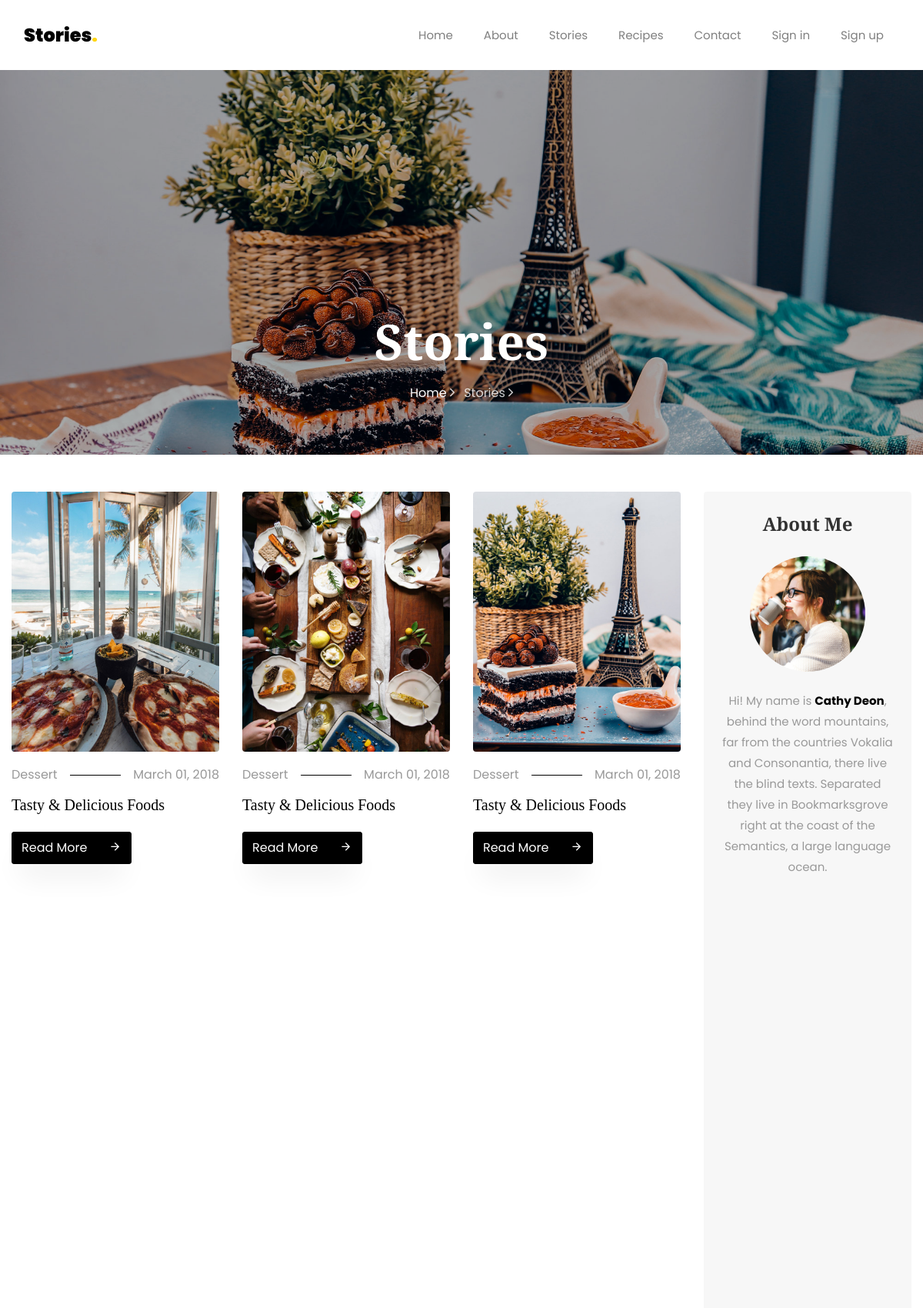
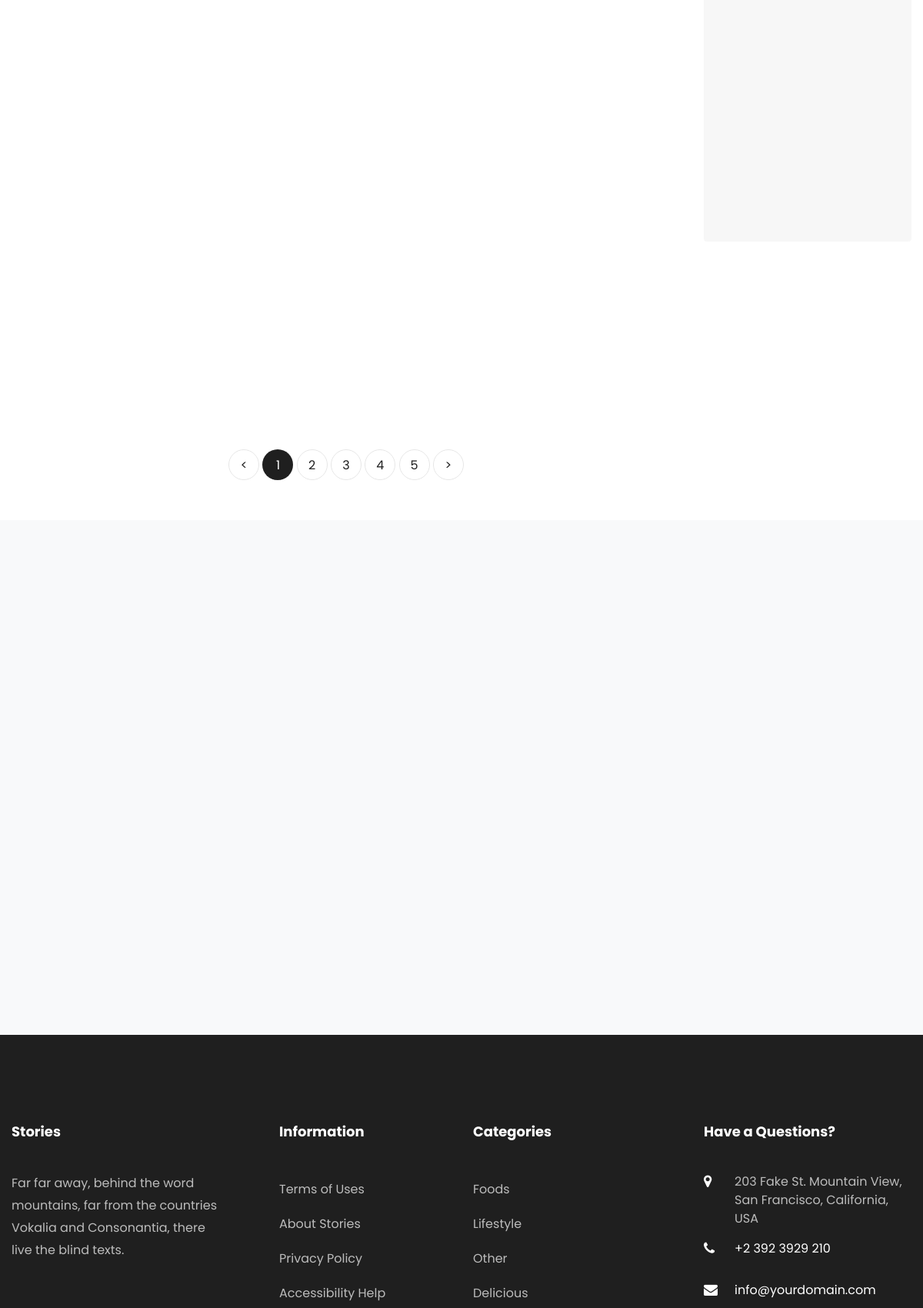
Screenshot of /stories/ (upper part) with the database file from the repository (2 pictures, top to bottom).
### stories/models.py (models this page shows, shortened)
class NavLinks(models.Model):
    title = models.CharField(max_length=255, blank=False, null=False)
    url = models.CharField(max_length=20, blank=True)
    active = models.BooleanField(default=True)
    create_at = models.DateTimeField(auto_now_add=True)
    updated_at = models.DateTimeField(auto_now=True)

class Category(models.Model):
    title = models.CharField(max_length=50, blank=False, null=True)
    image = models.ImageField(upload_to='categories')
    create_at = models.DateTimeField(auto_now_add=True)
    updated_at = models.DateTimeField(auto_now=True)

### stories/views.py (the view)
# urls.py: path('stories/',stories, name='stories'),
def stories(request):
    return render(request, 'stories/stories.html')

### stories/templatetags/base_filters.py (called while the page is built)
@register.simple_tag
def get_nav_links():
    return NavLinks.objects.filter(active=True)

@register.simple_tag
def get_categories():
    return Category.objects.all()

@register.simple_tag
def get_subscriber_form():
    return SubscriberForm()

### stories/templates/stories/stories.html (shortened to what this page needs)
{% extends 'base/index.html' %}
{% load static base_filters %}
{% block content %}
<section class="hero-wrap hero-wrap-2" style="background-image: url('{% static 'images/bg_4.jpg' %}');">
    <div class="overlay"></div>
    <div class="container">
        <div class="row no-gutters slider-text align-items-end justify-content-center">
            <div class="col-md-9 ftco-animate pb-5 text-center">
                <h1 class="mb-3 bread">Stories</h1>
                <p class="breadcrumbs"><span class="mr-2"><a href="index.html">Home <i
                        class="ion-ios-arrow-forward"></i></a></span> <span>Stories <i
                        class="ion-ios-arrow-forward"></i></span>
                </p>
            </div>
        </div>
    </div>
</section>
<section class="ftco-section">
    <div class="container">
        <div class="row">
            <div class="col-lg-9">
                <div class="row">
                    <div class="col-md-4 ftco-animate">
                        <div class="blog-entry">
                            <a href="single.html" class="img-2"><img src='{% static "images/blog-1.jpg" %}' class="img-fluid"
                                                                     alt="Colorlib Template"></a>
                            <div class="text pt-3">
                                <p class="meta d-flex"><span class="pr-3">Dessert</span><span class="ml-auto pl-3">March 01, 2018</span>
                                </p>
                                <h3><a href="single.html">Tasty &amp; Delicious Foods</a></h3>
                                <p class="mb-0"><a href="single.html" class="btn btn-black py-2">Read More <span
                                        class="icon-arrow_forward ml-4"></span></a></p>
                            </div>
                        </div>
                    </div>
                    <div class="col-md-4 ftco-animate">
                        <div class="blog-entry">
                            <a href="single.html" class="img-2"><img src='{% static "images/blog-2.jpg" %}' class="img-fluid"
                                                                     alt="Colorlib Template"></a>
                            <div class="text pt-3">
                                <p class="meta d-flex"><span class="pr-3">Dessert</span><span class="ml-auto pl-3">March 01, 2018</span>
                                </p>
                                <h3><a href="single.html">Tasty &amp; Delicious Foods</a></h3>
                                <p class="mb-0"><a href="single.html" class="btn btn-black py-2">Read More <span
                                        class="icon-arrow_forward ml-4"></span></a></p>
                            </div>
                        </div>
                    </div>
                    <div class="col-md-4 ftco-animate">
                        <div class="blog-entry">
                            <a href="single.html" class="img-2"><img src='{% static "images/blog-3.jpg" %}' class="img-fluid"
                                                                     alt="Colorlib Template"></a>
                            <div class="text pt-3">
                                <p class="meta d-flex"><span class="pr-3">Dessert</span><span class="ml-auto pl-3">March 01, 2018</span>
                                </p>
                                <h3><a href="single.html">Tasty &amp; Delicious Foods</a></h3>
                                <p class="mb-0"><a href="single.html" class="btn btn-black py-2">Read More <span
                                        class="icon-arrow_forward ml-4"></span></a></p>
                            </div>
                        </div>
                    </div>
                </div>
                <div class="row mt-5">
                    <div class="col text-center">
                        <div class="block-27">
                            <ul>
                                <li><a href="#">&lt;</a></li>
                                <li class="active"><span>1</span></li>
                                <li><a href="#">2</a></li>
                                <li><a href="#">3</a></li>
                                <li><a href="#">4</a></li>
                                <li><a href="#">5</a></li>
                                <li><a href="#">&gt;</a></li>
                            </ul>
                        </div>
                    </div>
                </div>
            </div>
            <div class="col-lg-3">
                <div class="sidebar-wrap">
                    <div class="sidebar-box p-4 about text-center ftco-animate">
                        <h2 class="heading mb-4">About Me</h2>
                        <img src='{% static "images/author.jpg" %}' class="img-fluid" alt="Colorlib Template">
                        <div class="text pt-4">
                            <p>Hi! My name is <strong>Cathy Deon</strong>, behind the word mountains, far from the
                                countries Vokalia and Consonantia, there live the blind texts. Separated they live in
                                Bookmarksgrove right at the coast of the Semantics, a large language ocean.</p>
                        </div>
                    </div>
                        {% get_categories as categories %}
                </div>
            </div>
        </div>
    </div>
</section>
<section class="ftco-subscribe ftco-section bg-light">
    <div class="overlay">
        <div class="container">
            <div class="row d-flex justify-content-center">
            </div>
        </div>
    </div>
</section>
{% endblock content %}

### templates/partials/header.html (shortened to what this page needs)
{% load base_filters %}
{% get_nav_links as nav_links %}
<nav class="navbar navbar-expand-lg navbar-dark bg-dark ftco-navbar-light" id="ftco-navbar">
    <div class="container">
        <a class="navbar-brand" href="index.html">Stories<span>.</span></a>
        <div class="collapse navbar-collapse" id="ftco-nav">
            <ul class="navbar-nav ml-auto">
                {% for link in nav_links %}
                    {% if link.url == '/accounts/login' %}
                        {% if not user.is_authenticated %}
                            <li class="nav-item active"><a href="{{ link.url }}" class="nav-link">{{ link.title }}</a></li>
                            {% else %}
                             <li class="nav-item active"><a href="{% url 'accounts:logout' %}" class="nav-link">Log out</a></li>
                             <li class="nav-item active"><a href="{% url 'stories:user-profile' request.user.id %}" class="nav-link">Profile</a></li>
                        {% endif %}
                    {% elif link.url == '/accounts/register' %}
                        {% if not user.is_authenticated %}
                            <li class="nav-item active"><a href="{{ link.url }}" class="nav-link">{{ link.title }}</a></li>
                        {% endif %}
                    {% else %}
                        <li class="nav-item active"><a href="{{ link.url }}" class="nav-link">{{ link.title }}</a></li>
                    {% endif %}
                {% endfor %}
            </ul>
        </div>
    </div>
</nav>

### templates/partials/footer.html (shortened to what this page needs)
{% load static base_filters %}
<footer class="ftco-footer ftco-footer-2 ftco-section">
    <div class="container">
        <div class="row mb-5">
            <div class="col-md">
                <div class="ftco-footer-widget mb-4">
                    <h2 class="ftco-heading-2">Stories</h2>
                    <p>Far far away, behind the word mountains, far from the countries Vokalia and Consonantia, there live the blind texts.</p>
                </div>
            </div>
            <div class="col-md">
                <div class="ftco-footer-widget mb-4 ml-md-5">
                    <h2 class="ftco-heading-2">Information</h2>
                    <ul class="list-unstyled">
                        <li><a href="#" class="py-2 d-block">Terms of Uses</a></li>
                        <li><a href="#" class="py-2 d-block">About Stories</a></li>
                        <li><a href="#" class="py-2 d-block">Privacy Policy</a></li>
                        <li><a href="#" class="py-2 d-block">Accessibility Help</a></li>
                    </ul>
                </div>
            </div>
            <div class="col-md">
                <div class="ftco-footer-widget mb-4">
                    <h2 class="ftco-heading-2">Categories</h2>
                    <ul class="list-unstyled">
                    {% get_categories as categories %}
                    {% for category in categories|slice:":4" %}
                        <li><a href="#" class="py-2 d-block">{{category.title}}</a></li>
                    {% endfor %}
                    </ul>
                </div>
            </div>
            <div class="col-md">
                <div class="ftco-footer-widget mb-4">
                    <h2 class="ftco-heading-2">Have a Questions?</h2>
                    <div class="block-23 mb-3">
                        <ul>
                            <li><span class="icon icon-map-marker"></span><span class="text">203 Fake St. Mountain View, San Francisco, California, USA</span>
                            </li>
                            <li><a href="#"><span class="icon icon-phone"></span><span
                                class="text">+2 392 3929 210</span></a></li>
                            <li><a href="#"><span class="icon icon-envelope"></span><span class="text">info@yourdomain.com</span></a>
                            </li>
                        </ul>
                    </div>
                </div>
            </div>
        </div>
    </div>
</footer>

### static/css/icomoon.css (style rules this page uses)
[class^="icon-"], [class*=" icon-"] { font-family: 'icomoon' !important; speak: none; font-style: normal; font-weight: normal; font-variant: normal; text-transform: none; line-height: 1; -webkit-font-smoothing: antialiased; -moz-osx-font-smoothing: grayscale; }
.icon-map-marker:before { content: "\f041"; }
.icon-phone:before { content: "\f095"; }
.icon-envelope:before { content: "\f0e0"; }
.icon-arrow_forward:before { content: "\e5c8"; }

### rows the page displays
NavLinks: title "Home"
NavLinks: title "About"
NavLinks: title "Stories"
NavLinks: title "Recipes"
NavLinks: title "Contact"
NavLinks: title "Sign in"
NavLinks: title "Sign up"
Category: title "Foods"
Category: title "Lifestyle"
Category: title "Other"
Category: title "Delicious"
